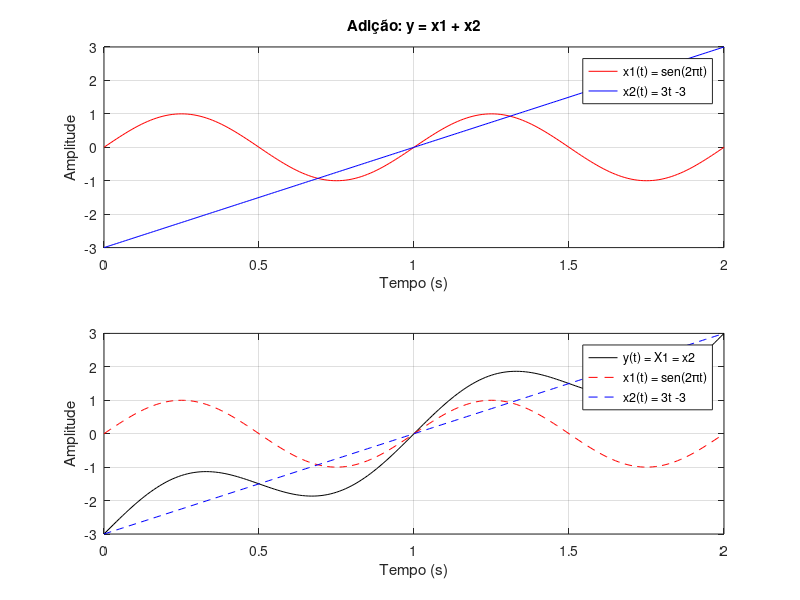

Here is the MATLAB script that generated this plot:
% Aula 2 - Matlab
% João Vitor Garcia Carvalho

%% limpeza geral

close all
clc
clear all

%% Declarar uma função

t = 0:0.01:2; % de 0 até 2 de 0.01 em 0.01
A = 1;
f = 1; %Hz
w = 2*pi*f;
fi = 0;
B = 0;
y = A*sin(w*t + fi) + B;

w = 3*t - 3 ;

subplot(2,1,1)
plot(t,y, 'r')
hold all
plot(t,w,'b');
legend({'x1(t) = sen(2πt)', 'x2(t) = 3t -3'})
title('Adição: y = x1 + x2')
ylabel('Amplitude')
xlabel('Tempo (s)')
ylim([-3 3])
yticks(-3:1:3)
grid on

% segundo gráico

z = y+w;

subplot(2,1,2)
plot(t, z, 'k');
hold all
plot(t,y, 'r--')
hold all
plot(t,w,'b--');

legend({'y(t) = X1 = x2','x1(t) = sen(2πt)', 'x2(t) = 3t -3'})
ylabel('Amplitude')
xlabel('Tempo (s)')
ylim([-3 3])
yticks(-3:1:3)
grid on



